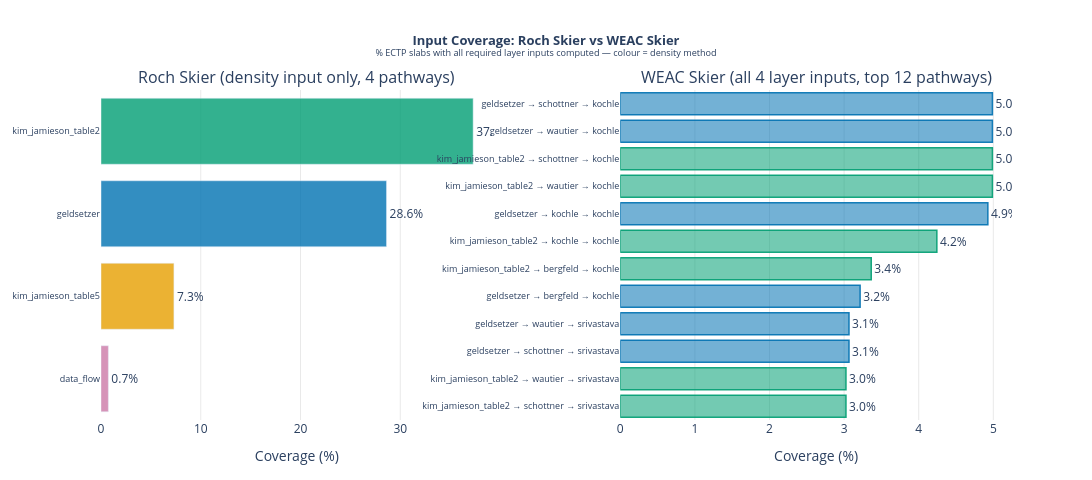

The cell this chart's notebook holds for it:
### Markdown cell above
## 5. Input Coverage Comparison

Roch skier requires only density; WEAC requires density + E-mod + ν + G.
The left panel shows Roch coverage per density method; the right panel shows WEAC coverage for the top
pathways. Colour encodes the density method, consistent across both panels.

### Code cell
TOP_WEAC = 12

roch_sorted = roch_cov.sort_values('pct_s_sk')
weac_top    = weac_cov.head(TOP_WEAC).copy()
weac_top['label'] = (
    weac_top['density_method'] + ' → ' +
    weac_top['emod_method']    + ' → ' +
    weac_top['nu_method']
)
weac_top = weac_top.sort_values('n_all_inputs')

fig = make_subplots(
    rows=1, cols=2,
    subplot_titles=[
        'Roch Skier (density input only, 4 pathways)',
        f'WEAC Skier (all 4 layer inputs, top {TOP_WEAC} pathways)',
    ],
    horizontal_spacing=0.14,
)

for _, row in roch_sorted.iterrows():
    dm    = row['density_method']
    color = DENSITY_COLORS.get(dm, '#888')
    pct   = row['pct_s_sk'] * 100
    fig.add_trace(
        go.Bar(
            x=[pct], y=[dm], orientation='h',
            marker_color=rgba(color, 0.80),
            text=[f'{pct:.1f}%'], textposition='outside',
            showlegend=False,
        ),
        row=1, col=1,
    )

for _, row in weac_top.iterrows():
    dm    = row['density_method']
    color = DENSITY_COLORS.get(dm, '#888')
    pct   = row['n_all_inputs'] / total_slabs * 100
    fig.add_trace(
        go.Bar(
            x=[pct], y=[row['label']], orientation='h',
            marker_color=rgba(color, 0.55),
            marker_line_color=rgba(color, 0.90),
            marker_line_width=1.5,
            text=[f'{pct:.1f}%'], textposition='outside',
            showlegend=False,
        ),
        row=1, col=2,
    )

fig.update_xaxes(title_text='Coverage (%)', gridcolor='rgba(200,200,200,0.4)')
fig.update_yaxes(tickfont=dict(size=9))
fig.update_layout(
    title=dict(
        text=(
            '<b>Input Coverage: Roch Skier vs WEAC Skier</b><br>'
            '<sup>% ECTP slabs with all required layer inputs computed — colour = density method</sup>'
        ),
        x=0.5, xanchor='center', font=dict(size=13),
    ),
    plot_bgcolor='white',
    width=1100, height=480,
    margin=dict(l=60, r=80, t=90, b=60),
)
fig.show()

best_roch = roch_cov['pct_s_sk'].max() * 100
best_weac = weac_cov['n_all_inputs'].max() / total_slabs * 100
print(f'Best Roch pathway coverage:  {best_roch:.1f}%')
print(f'Best WEAC pathway coverage:  {best_weac:.1f}%')
print(f'Coverage gap (best Roch − best WEAC): {best_roch - best_weac:.1f} percentage points')

### Figure 1 — Plotly figure (JSON) as saved in the notebook; plotly's stock layout.template omitted (floating-point values rounded to 4 significant figures)
{"data": [{"marker": {"color": "rgba(204,121,167,0.8)"}, "orientation": "h", "showlegend": false, "text": ["0.7%"], "textposition": "outside", "type": "bar", "x": [0.7377], "xaxis": "x", "y": ["data_flow"], "yaxis": "y"}, {"marker": {"color": "rgba(230,159,0,0.8)"}, "orientation": "h", "showlegend": false, "text": ["7.3%"], "textposition": "outside", "type": "bar", "x": [7.309], "xaxis": "x", "y": ["kim_jamieson_table5"], "yaxis": "y"}, {"marker": {"color": "rgba(0,114,178,0.8)"}, "orientation": "h", "showlegend": false, "text": ["28.6%"], "textposition": "outside", "type": "bar", "x": [28.62], "xaxis": "x", "y": ["geldsetzer"], "yaxis": "y"}, {"marker": {"color": "rgba(0,158,115,0.8)"}, "orientation": "h", "showlegend": false, "text": ["37.3%"], "textposition": "outside", "type": "bar", "x": [37.3], "xaxis": "x", "y": ["kim_jamieson_table2"], "yaxis": "y"}, {"marker": {"color": "rgba(0,158,115,0.55)", "line": {"color": "rgba(0,158,115,0.9)", "width": 1.5}}, "orientation": "h", "showlegend": false, "text": ["3.0%"], "textposition": "outside", "type": "bar", "x": [3.025], "xaxis": "x2", "y": ["kim_jamieson_table2 → schottner → srivastava"], "yaxis": "y2"}, {"marker": {"color": "rgba(0,158,115,0.55)", "line": {"color": "rgba(0,158,115,0.9)", "width": 1.5}}, "orientation": "h", "showlegend": false, "text": ["3.0%"], "textposition": "outside", "type": "bar", "x": [3.025], "xaxis": "x2", "y": ["kim_jamieson_table2 → wautier → srivastava"], "yaxis": "y2"}, {"marker": {"color": "rgba(0,114,178,0.55)", "line": {"color": "rgba(0,114,178,0.9)", "width": 1.5}}, "orientation": "h", "showlegend": false, "text": ["3.1%"], "textposition": "outside", "type": "bar", "x": [3.066], "xaxis": "x2", "y": ["geldsetzer → schottner → srivastava"], "yaxis": "y2"}, {"marker": {"color": "rgba(0,114,178,0.55)", "line": {"color": "rgba(0,114,178,0.9)", "width": 1.5}}, "orientation": "h", "showlegend": false, "text": ["3.1%"], "textposition": "outside", "type": "bar", "x": [3.066], "xaxis": "x2", "y": ["geldsetzer → wautier → srivastava"], "yaxis": "y2"}, {"marker": {"color": "rgba(0,114,178,0.55)", "line": {"color": "rgba(0,114,178,0.9)", "width": 1.5}}, "orientation": "h", "showlegend": false, "text": ["3.2%"], "textposition": "outside", "type": "bar", "x": [3.215], "xaxis": "x2", "y": ["geldsetzer → bergfeld → kochle"], "yaxis": "y2"}, {"marker": {"color": "rgba(0,158,115,0.55)", "line": {"color": "rgba(0,158,115,0.9)", "width": 1.5}}, "orientation": "h", "showlegend": false, "text": ["3.4%"], "textposition": "outside", "type": "bar", "x": [3.364], "xaxis": "x2", "y": ["kim_jamieson_table2 → bergfeld → kochle"], "yaxis": "y2"}, {"marker": {"color": "rgba(0,158,115,0.55)", "line": {"color": "rgba(0,158,115,0.9)", "width": 1.5}}, "orientation": "h", "showlegend": false, "text": ["4.2%"], "textposition": "outside", "type": "bar", "x": [4.243], "xaxis": "x2", "y": ["kim_jamieson_table2 → kochle → kochle"], "yaxis": "y2"}, {"marker": {"color": "rgba(0,114,178,0.55)", "line": {"color": "rgba(0,114,178,0.9)", "width": 1.5}}, "orientation": "h", "showlegend": false, "text": ["4.9%"], "textposition": "outside", "type": "bar", "x": [4.927], "xaxis": "x2", "y": ["geldsetzer → kochle → kochle"], "yaxis": "y2"}, {"marker": {"color": "rgba(0,158,115,0.55)", "line": {"color": "rgba(0,158,115,0.9)", "width": 1.5}}, "orientation": "h", "showlegend": false, "text": ["5.0%"], "textposition": "outside", "type": "bar", "x": [4.988], "xaxis": "x2", "y": ["kim_jamieson_table2 → wautier → kochle"], "yaxis": "y2"}, {"marker": {"color": "rgba(0,158,115,0.55)", "line": {"color": "rgba(0,158,115,0.9)", "width": 1.5}}, "orientation": "h", "showlegend": false, "text": ["5.0%"], "textposition": "outside", "type": "bar", "x": [4.988], "xaxis": "x2", "y": ["kim_jamieson_table2 → schottner → kochle"], "yaxis": "y2"}, {"marker": {"color": "rgba(0,114,178,0.55)", "line": {"color": "rgba(0,114,178,0.9)", "width": 1.5}}, "orientation": "h", "showlegend": false, "text": ["5.0%"], "textposition": "outside", "type": "bar", "x": [4.988], "xaxis": "x2", "y": ["geldsetzer → wautier → kochle"], "yaxis": "y2"}, {"marker": {"color": "rgba(0,114,178,0.55)", "line": {"color": "rgba(0,114,178,0.9)", "width": 1.5}}, "orientation": "h", "showlegend": false, "text": ["5.0%"], "textposition": "outside", "type": "bar", "x": [4.988], "xaxis": "x2", "y": ["geldsetzer → schottner → kochle"], "yaxis": "y2"}], "layout": {"annotations": [{"font": {"size": 16}, "showarrow": false, "text": "Roch Skier (density input only, 4 pathways)", "x": 0.215, "xanchor": "center", "xref": "paper", "y": 1, "yanchor": "bottom", "yref": "paper"}, {"font": {"size": 16}, "showarrow": false, "text": "WEAC Skier (all 4 layer inputs, top 12 pathways)", "x": 0.785, "xanchor": "center", "xref": "paper", "y": 1, "yanchor": "bottom", "yref": "paper"}], "height": 480, "margin": {"b": 60, "l": 60, "r": 80, "t": 90}, "plot_bgcolor": "white", "title": {"font": {"size": 13}, "text": "<b>Input Coverage: Roch Skier vs WEAC Skier</b><br><sup>% ECTP slabs with all required layer inputs computed — colour = density method</sup>", "x": 0.5, "xanchor": "center"}, "width": 1100, "xaxis": {"anchor": "y", "domain": [0, 0.43], "gridcolor": "rgba(200,200,200,0.4)", "title": {"text": "Coverage (%)"}}, "xaxis2": {"anchor": "y2", "domain": [0.57, 1], "gridcolor": "rgba(200,200,200,0.4)", "title": {"text": "Coverage (%)"}}, "yaxis": {"anchor": "x", "domain": [0, 1], "tickfont": {"size": 9}}, "yaxis2": {"anchor": "x2", "domain": [0, 1], "tickfont": {"size": 9}}}}
